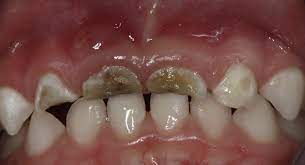
#> input picture Resources/Dental_Images/Dental_Images/Image2.jpg, 305 x 165 px; its folder holds only this picture in this run
$ jupyter execute --allow-errors ImageProcessing.ipynb   (older library calls are emulated)
#> lines starting #> are read from the running program, lines starting #| are printed output that depends on the picture
[cell 1]
import cv2
import os
import numpy as np

# Folder containing extracted images
folder_path = folder_path = os.path.join(os.getcwd(), "../Resources/Dental_Images/Dental_Images/")


def calculate_clarity(image):
    try:  #convert to gray scale and apply laplacian operator to detect the edges
        gray = cv2.cvtColor(image, cv2.COLOR_BGR2GRAY)
        laplacian_var = cv2.Laplacian(gray, cv2.CV_64F).var()
        return laplacian_var
    except Exception as e:
        print(f"Error calculating clarity: {e}")
        return 0

def scan_images(folder_path):
    results = []
    for filename in os.listdir(folder_path):
        print(filename) # printing filename

        if filename.endswith(('.png', '.jpg', '.jpeg', '.bmp', '.tiff')):
            image_path = os.path.join(folder_path, filename)
            image = cv2.imread(image_path)
#> image is the input picture: shape (165, 305, 3); mean B, G, R 74.3, 80.6, 119.9
            if image is not None:
                # print(f"Failed to Load the Images in : {image_path}")
                clarity = calculate_clarity(image)
#> in calculate_clarity, `gray = cv2.cvtColor(image, cv2.COLOR_BGR2GRAY)`:
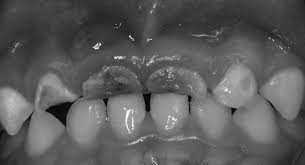
#> gray: shape (165, 305); min 2, max 253, mean 91.6
#> in calculate_clarity, `laplacian_var = cv2.Laplacian(gray, cv2.CV_64F).var()`: laplacian_var = 537.5
#> clarity = 537.5
                height, width,_= image.shape
#> height = 165; width = 305
                results.append({
                    'filename': filename,
                    'clarity': clarity,
                    'resolution': (width, height),
                    'path': image_path
                })
    return results


# Print results
image_results = scan_images(folder_path)
#> image_results = 1 item
i = 1
for result in image_results:
    print(f"Sl.No {i}, Image: {result['filename']}, Clarity: {result['clarity']:.2f}, Resolution: {result['resolution']}")
    i=i+1
#> this loop made 1 pass
#> i on pass 1: 2
#| Sl.No 1, Image: Image2.jpg, Clarity: 537.47, Resolution: (305, 165)
#> after the loop, i = 2

[cell 2]
import numpy as np
# extract the clarity values from the results
clarity_values=[]
for img in image_results:
    clarity_values.append(img['clarity'])
#> this loop made 1 pass
#> after the loop, clarity_values = [537.5]

min_clarity = np.min(clarity_values)
#> min_clarity = 537.5
max_clarity = np.max(clarity_values)
#> max_clarity = 537.5
med_clarity = np.median(clarity_values)
#> med_clarity = 537.5

print(f"Minimum Clarity: {min_clarity:.2f}")
#| Minimum Clarity: 537.47
print(f"Maximum Clarity: {max_clarity:.2f}")
#| Maximum Clarity: 537.47
print(f"Median Clarity: {med_clarity:.2f}")
#| Median Clarity: 537.47

[cell 3]
import matplotlib.pyplot as plt

blurry = []
slightly_blurry = []
acceptable_sharpness = []
very_sharp = []

for img in clarity_values:
    if img < 50:
        blurry.append(img)
    elif 50 <= img < 100:
        slightly_blurry.append(img)
    elif 100 <= img < 150:
        acceptable_sharpness.append(img)
    else:
        very_sharp.append(img)
#> this loop made 1 pass
#> after the loop, acceptable_sharpness = []; blurry = []; slightly_blurry = []; very_sharp = [537.5]


categories = ["Blurry", "Slightly Blurry", "Acceptable Sharpness", "Very Sharp"]
counts = [len(blurry), len(slightly_blurry), len(acceptable_sharpness), len(very_sharp)]
#> counts = [0, 0, 0, 1]


plt.figure(figsize=(8, 6))
#> (the rest of this cell did not finish here and is left out)

[cell 4]
plt.figure(figsize=(8, 6))
x_values = [1] * len(blurry) + [2] * len(slightly_blurry) + [3] * len(acceptable_sharpness) + [4] * len(very_sharp)
#> x_values = [4]
y_values = blurry + slightly_blurry + acceptable_sharpness + very_sharp
#> y_values = [537.5]

# Create the scatter plot
plt.scatter(x_values, y_values)

# Add labels and a title
plt.xticks([1, 2, 3, 4], ['Blurry', 'Slightly Blurry', 'Acceptable Sharpness', 'Very Sharp'])
plt.xlabel("Image Clarity Categories")
plt.ylabel("Clarity Values")
plt.title("Scatter Plot of Image Clarity")

# Show the plot
plt.show()
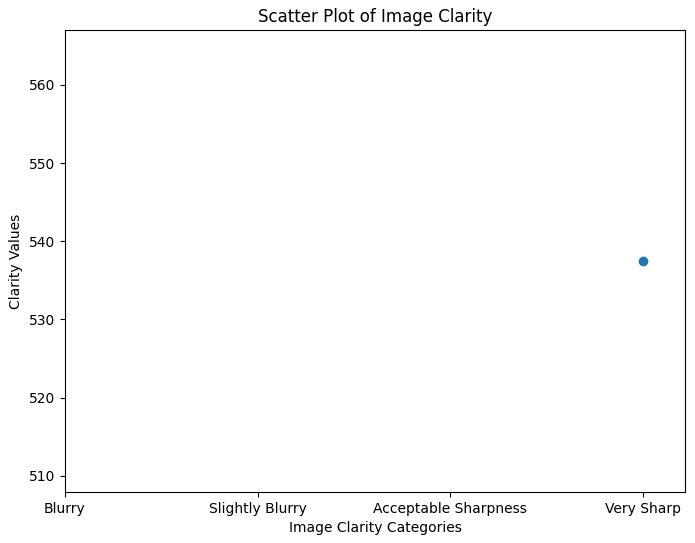
#> figure drawn by matplotlib, 1 panel

[cell 5]
import os
# Craeting the train, validation and test folders

folder_path =  os.path.join(os.getcwd(), "../Resources/Dental_Images/Dental_Images/")
train_image_path = os.path.join(os.getcwd(), "../Resources/train_images/")
validation_images_path= os.path.join(os.getcwd(), "../Resources/validation_images/")
test_images_path = os.path.join(os.getcwd(), "../Resources/test_images/")

os.makedirs (train_image_path, exist_ok = True)
os.makedirs (validation_images_path, exist_ok = True)
os.makedirs (test_images_path, exist_ok = True)


num_images = len(folder_path)
train_num = int(0.7 * num_images)
val_num = int(0.2 * num_images)
test_num = num_images - train_num - val_num

images = os.listdir(folder_path)
images.sort()
# Split the images into train, validation, and test sets
train_images = images[:train_num]
validation_images = images[train_num:train_num + val_num]
sum = train_num+val_num
test_images = images[sum:]

for image in validation_images:
    image_str = str(image)  # Ensure image is a string
    source = folder_path+image_str
    print(source)
    #validation_images_str=str(validation_images)
    destination = validation_images_path+"/"+ image_str
    #print(destination)
    os.rename(source, destination)

for image in train_images:
    image_str = str(image)  # Ensure image is a string
    source = folder_path+image_str
    destination = train_image_path + image_str
    os.rename(source, destination)

for image in test_images:
    image_str = str(image)  # Ensure image is a string
    source = folder_path+image_str
    destination = test_images_path + image_str
    #print(destination)
    os.rename(source, destination)

[cell 6]
import os
annotaion_path = "../milestone2/stratified_sampling/output_images/train/"
os.makedirs(annotaion_path, exist_ok=True)

labeling_path = "..//milestone2/stratified_sampling/output_images/labelling"
os.makedirs(labeling_path, exist_ok=True)

[cell 7]
# pip install labelImg

import os
import subprocess

image_folder = "../milestone2/stratified_sampling/output_images/train/"
annotaion_folder = "../milestone2/stratified_sampling/output_images/train/"

os.makedirs(annotaion_folder, exist_ok=True)
subprocess.run(["labelImg", image_folder])
#> (this line was passed over: subprocess is not available in this run)

$ run again, on Resources/Dental_Images/Dental_Images/image.jpg
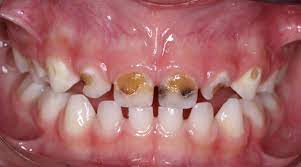
#> input picture Resources/Dental_Images/Dental_Images/image.jpg, 301 x 167 px
#> in scan_images, image is the input picture: shape (167, 301, 3); mean B, G, R 106.4, 105.2, 168.3
#> in calculate_clarity, `gray = cv2.cvtColor(image, cv2.COLOR_BGR2GRAY)`:
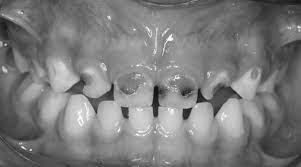
#> gray: shape (167, 301); min 17, max 252, mean 124.2
#> laplacian_var = 455.3
#> image_results = 1 item
#> the loop `for result in image_results:` made 1 pass
#> i on pass 1: 2
#> (printed output is left out)
#> after the loop `for result in image_results:`: i = 2
#> the loop `for img in image_results:` made 1 pass
#> after the loop `for img in image_results:`: clarity_values = [455.3]
#> min_clarity = 455.3
#| Minimum Clarity: 455.26
#| Maximum Clarity: 455.26
#| Median Clarity: 455.26
#> the loop `for img in clarity_values:` made 1 pass
#> after the loop `for img in clarity_values:`: acceptable_sharpness = []; very_sharp = [455.3]
#> counts = [0, 0, 0, 1]
#> x_values = [4]
#> y_values = [455.3]
#> `plt.show()`:
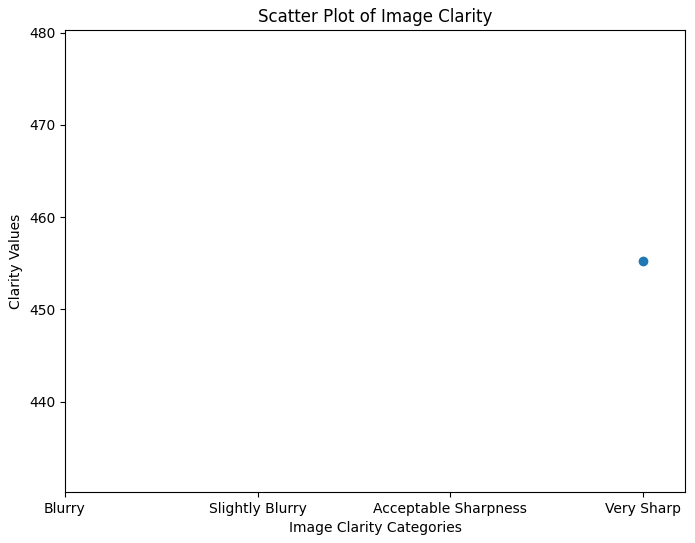
#> figure drawn by matplotlib, 1 panel

$ run again, on Resources/Dental_Images/Dental_Images/image10.jpg
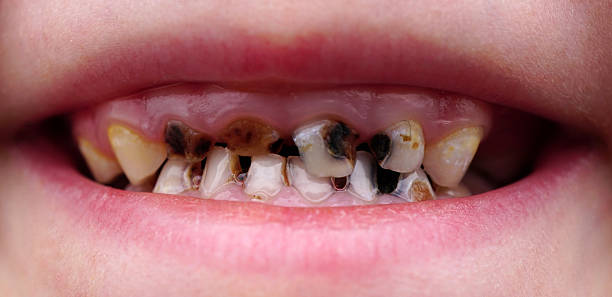
#> input picture Resources/Dental_Images/Dental_Images/image10.jpg, 612 x 297 px
#> in scan_images, image is the input picture: shape (297, 612, 3); mean B, G, R 112.6, 109.5, 168.8
#> in calculate_clarity, `gray = cv2.cvtColor(image, cv2.COLOR_BGR2GRAY)`:
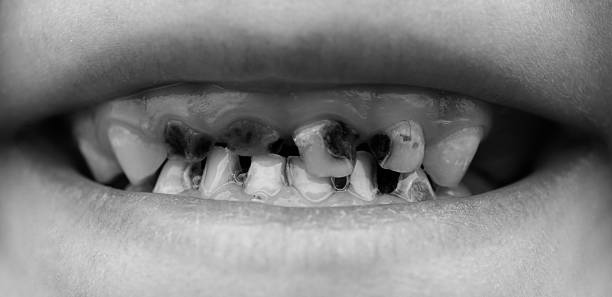
#> gray: shape (297, 612); min 0, max 229, mean 127.6
#> laplacian_var = 134.4
#> image_results = 1 item
#> the loop `for result in image_results:` made 1 pass
#> i on pass 1: 2
#> (printed output is left out)
#> after the loop `for result in image_results:`: i = 2
#> the loop `for img in image_results:` made 1 pass
#> after the loop `for img in image_results:`: clarity_values = [134.4]
#> min_clarity = 134.4
#| Minimum Clarity: 134.39
#| Maximum Clarity: 134.39
#| Median Clarity: 134.39
#> the loop `for img in clarity_values:` made 1 pass
#> after the loop `for img in clarity_values:`: acceptable_sharpness = [134.4]; blurry = []
#> counts = [0, 0, 1, 0]
#> x_values = [3]
#> y_values = [134.4]
#> `plt.show()`:
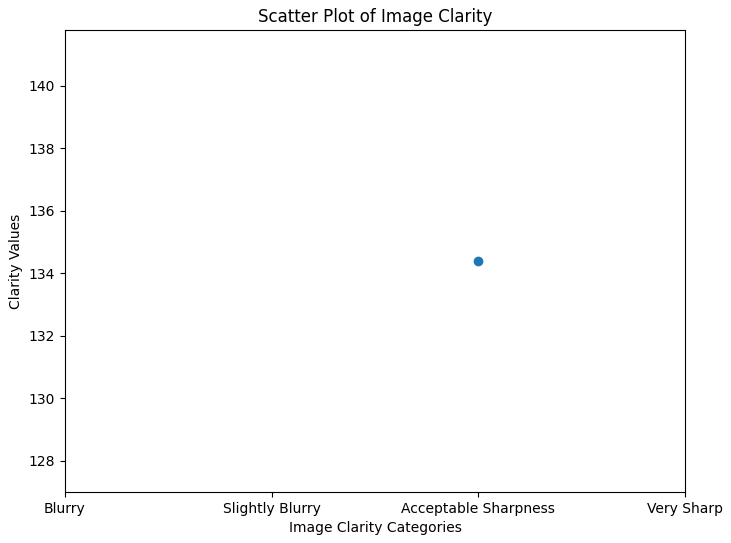
#> figure drawn by matplotlib, 1 panel

$ run again, on Resources/Dental_Images/Dental_Images/image6.jpg
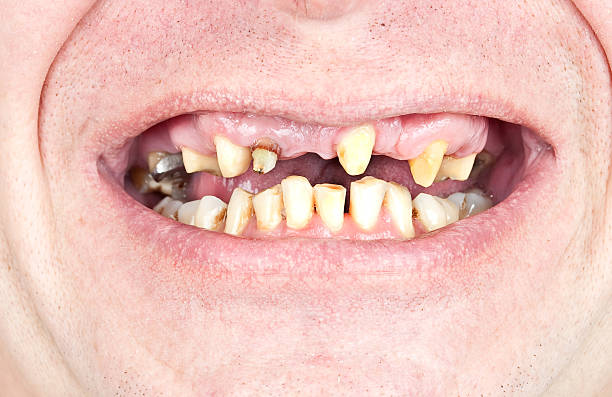
#> input picture Resources/Dental_Images/Dental_Images/image6.jpg, 612 x 397 px
#> in scan_images, image is the input picture: shape (397, 612, 3); mean B, G, R 186.3, 194.2, 236.5
#> in calculate_clarity, `gray = cv2.cvtColor(image, cv2.COLOR_BGR2GRAY)`:
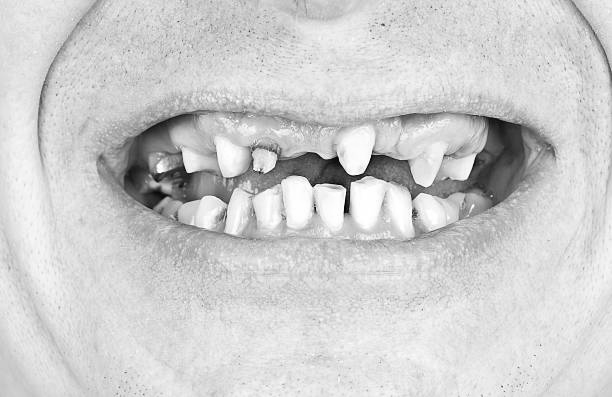
#> gray: shape (397, 612); min 1, max 255, mean 206
#> laplacian_var = 535
#> image_results = 1 item
#> the loop `for result in image_results:` made 1 pass
#> i on pass 1: 2
#> (printed output is left out)
#> after the loop `for result in image_results:`: i = 2
#> the loop `for img in image_results:` made 1 pass
#> after the loop `for img in image_results:`: clarity_values = [535]
#> min_clarity = 535
#| Minimum Clarity: 535.03
#| Maximum Clarity: 535.03
#| Median Clarity: 535.03
#> the loop `for img in clarity_values:` made 1 pass
#> after the loop `for img in clarity_values:`: acceptable_sharpness = []; very_sharp = [535]
#> counts = [0, 0, 0, 1]
#> x_values = [4]
#> y_values = [535]
#> `plt.show()`:
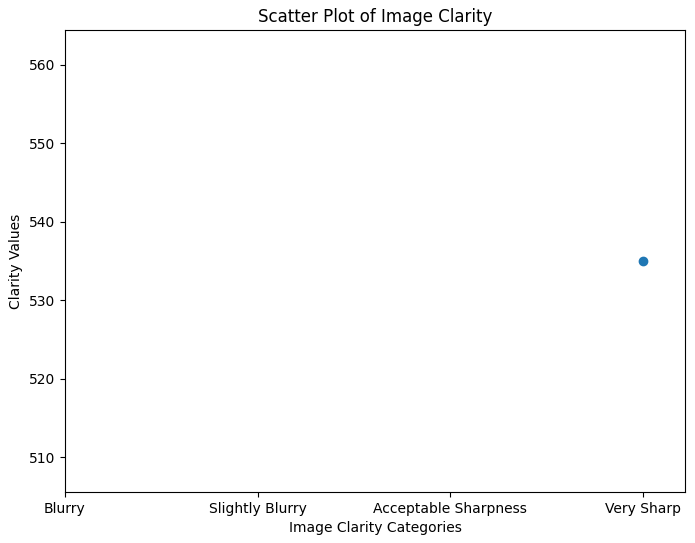
#> figure drawn by matplotlib, 1 panel
